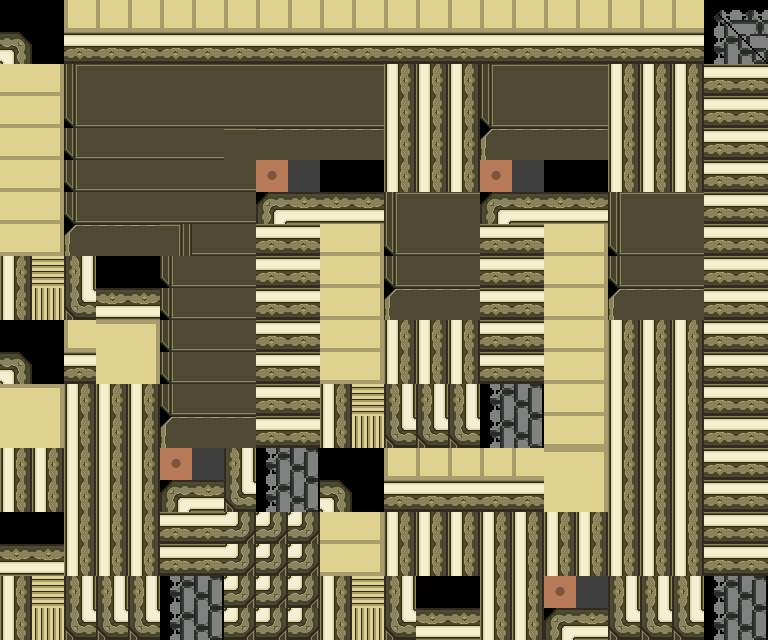

Below is a game level as drawn by its tile map, then a one-line description and the .tmx that defines it (tile-layer data replaced by summaries):
An orthogonal 24x20 tile map with 32x32 px tiles, 1 tile layer (background), 3 hidden layers not drawn, 5 tilesets and 6 objects (4x Item, ZoneSwitcher, Player).

<map version="1.0" orientation="orthogonal" renderorder="right-down" width="24" height="20" tilewidth="32" tileheight="32" nextobjectid="7">
 <tileset firstgid="1" name="terrain-32x32" tilewidth="32" tileheight="32">
  <image source="../png/terrain/terrain-32x32.png" width="512" height="512" />
 </tileset>
 <tileset firstgid="257" name="dungeon1-32x32" tilewidth="32" tileheight="32">
  <image source="../png/terrain/dungeon1-32x32.png" width="512" height="512" />
  <tile id="0">
   <properties>
    <property name="type" value="wall" />
   </properties>
  </tile>
  <tile id="1">
   <properties>
    <property name="type" value="wall" />
   </properties>
  </tile>
  <tile id="2">
   <properties>
    <property name="type" value="wall" />
   </properties>
  </tile>
  <tile id="3">
   <properties>
    <property name="type" value="wall" />
   </properties>
  </tile>
  <tile id="4">
   <properties>
    <property name="type" value="wall" />
   </properties>
  </tile>
  <tile id="5">
   <properties>
    <property name="type" value="wall" />
   </properties>
  </tile>
  <tile id="6">
   <properties>
    <property name="type" value="wall" />
   </properties>
  </tile>
  <tile id="7">
   <properties>
    <property name="type" value="wall" />
   </properties>
  </tile>
  <tile id="16">
   <properties>
    <property name="type" value="wall" />
   </properties>
  </tile>
  <tile id="17">
   <properties>
    <property name="type" value="wall" />
   </properties>
  </tile>
  <tile id="18">
   <properties>
    <property name="type" value="wall" />
   </properties>
  </tile>
  <tile id="19">
   <properties>
    <property name="type" value="wall" />
   </properties>
  </tile>
  <tile id="20">
   <properties>
    <property name="type" value="wall" />
   </properties>
  </tile>
  <tile id="21">
   <properties>
    <property name="type" value="wall" />
   </properties>
  </tile>
  <tile id="22">
   <properties>
    <property name="type" value="wall" />
   </properties>
  </tile>
  <tile id="23">
   <properties>
    <property name="type" value="wall" />
   </properties>
  </tile>
  <tile id="32">
   <properties>
    <property name="type" value="wall" />
   </properties>
  </tile>
  <tile id="33">
   <properties>
    <property name="type" value="wall" />
   </properties>
  </tile>
  <tile id="34">
   <properties>
    <property name="type" value="wall" />
   </properties>
  </tile>
  <tile id="35">
   <properties>
    <property name="type" value="wall" />
   </properties>
  </tile>
  <tile id="36">
   <properties>
    <property name="type" value="wall" />
   </properties>
  </tile>
  <tile id="37">
   <properties>
    <property name="type" value="wall" />
   </properties>
  </tile>
  <tile id="38">
   <properties>
    <property name="type" value="wall" />
   </properties>
  </tile>
  <tile id="39">
   <properties>
    <property name="type" value="wall" />
   </properties>
  </tile>
  <tile id="48">
   <properties>
    <property name="type" value="wall" />
   </properties>
  </tile>
  <tile id="49">
   <properties>
    <property name="type" value="wall" />
   </properties>
  </tile>
  <tile id="50">
   <properties>
    <property name="type" value="wall" />
   </properties>
  </tile>
  <tile id="51">
   <properties>
    <property name="type" value="wall" />
   </properties>
  </tile>
  <tile id="52">
   <properties>
    <property name="type" value="wall" />
   </properties>
  </tile>
  <tile id="53">
   <properties>
    <property name="type" value="wall" />
   </properties>
  </tile>
  <tile id="54">
   <properties>
    <property name="type" value="wall" />
   </properties>
  </tile>
  <tile id="55">
   <properties>
    <property name="type" value="wall" />
   </properties>
  </tile>
  <tile id="64">
   <properties>
    <property name="type" value="wall" />
   </properties>
  </tile>
  <tile id="65">
   <properties>
    <property name="type" value="wall" />
   </properties>
  </tile>
  <tile id="66">
   <properties>
    <property name="type" value="wall" />
   </properties>
  </tile>
  <tile id="67">
   <properties>
    <property name="type" value="wall" />
   </properties>
  </tile>
  <tile id="68">
   <properties>
    <property name="type" value="floor" />
   </properties>
  </tile>
  <tile id="80">
   <properties>
    <property name="type" value="wall" />
   </properties>
  </tile>
  <tile id="81">
   <properties>
    <property name="type" value="wall" />
   </properties>
  </tile>
  <tile id="82">
   <properties>
    <property name="type" value="wall" />
   </properties>
  </tile>
  <tile id="83">
   <properties>
    <property name="type" value="wall" />
   </properties>
  </tile>
  <tile id="84">
   <properties>
    <property name="type" value="floor" />
   </properties>
  </tile>
  <tile id="96">
   <properties>
    <property name="type" value="pit" />
   </properties>
  </tile>
  <tile id="97">
   <properties>
    <property name="type" value="pit" />
   </properties>
  </tile>
  <tile id="98">
   <properties>
    <property name="type" value="pit" />
   </properties>
  </tile>
  <tile id="99">
   <properties>
    <property name="type" value="pit" />
   </properties>
  </tile>
  <tile id="100">
   <properties>
    <property name="type" value="pit" />
   </properties>
  </tile>
  <tile id="112">
   <properties>
    <property name="type" value="pit" />
   </properties>
  </tile>
  <tile id="113">
   <properties>
    <property name="type" value="pit" />
   </properties>
  </tile>
  <tile id="114">
   <properties>
    <property name="type" value="pit" />
   </properties>
  </tile>
  <tile id="115">
   <properties>
    <property name="type" value="pit" />
   </properties>
  </tile>
  <tile id="116">
   <properties>
    <property name="type" value="pit" />
   </properties>
  </tile>
  <tile id="128">
   <properties>
    <property name="type" value="pit" />
   </properties>
  </tile>
  <tile id="129">
   <properties>
    <property name="type" value="pit" />
   </properties>
  </tile>
  <tile id="130">
   <properties>
    <property name="type" value="pit" />
   </properties>
  </tile>
 </tileset>
 <tileset firstgid="513" name="collision-32x32" tilewidth="32" tileheight="32">
  <image source="../png/placeholders/collision-32x32.png" width="64" height="32" />
  <tile id="0">
   <properties>
    <property name="passable" value="false" />
   </properties>
  </tile>
 </tileset>
 <tileset firstgid="515" name="Characters" tilewidth="32" tileheight="32">
  <tile id="0">
   <image width="24" height="32" source="../png/entities/TiledEntities/Characters/Chuck.png" />
  </tile>
  <tile id="1">
   <image width="32" height="32" source="../png/entities/TiledEntities/Characters/Tellah.png" />
  </tile>
  <tile id="2">
   <image width="32" height="32" source="../png/entities/TiledEntities/Characters/Edge.png" />
  </tile>
 </tileset>
 <tileset firstgid="518" name="Items" tilewidth="28" tileheight="28">
  <tile id="0">
   <image width="20" height="20" source="../png/items/ClayPot.png" />
  </tile>
  <tile id="1">
   <image width="28" height="28" source="../png/items/Target.png" />
  </tile>
  <tile id="2">
   <image width="12" height="16" source="../png/items/HealthPotion.png" />
  </tile>
 </tileset>
 <layer name="background" width="24" height="20">
  <data>[480 cells, 480 non-empty, 49 distinct tile ids]</data>
 </layer>
 <layer name="terrain" width="24" height="20" visible="0">
  <data>[480 cells, 0 non-empty, 0 distinct tile ids]</data>
 </layer>
 <objectgroup name="entities">
  <!-- 6 objects omitted --></objectgroup>
 <layer name="canopy" width="24" height="20" visible="0">
  <data>[480 cells, 0 non-empty, 0 distinct tile ids]</data>
 </layer>
 <layer name="collision" width="24" height="20" visible="0" opacity="0.19">
  <data>[480 cells, 284 non-empty, 1 distinct tile ids]</data>
 </layer>
</map>
<!-- 6 of 6 objects omitted -->